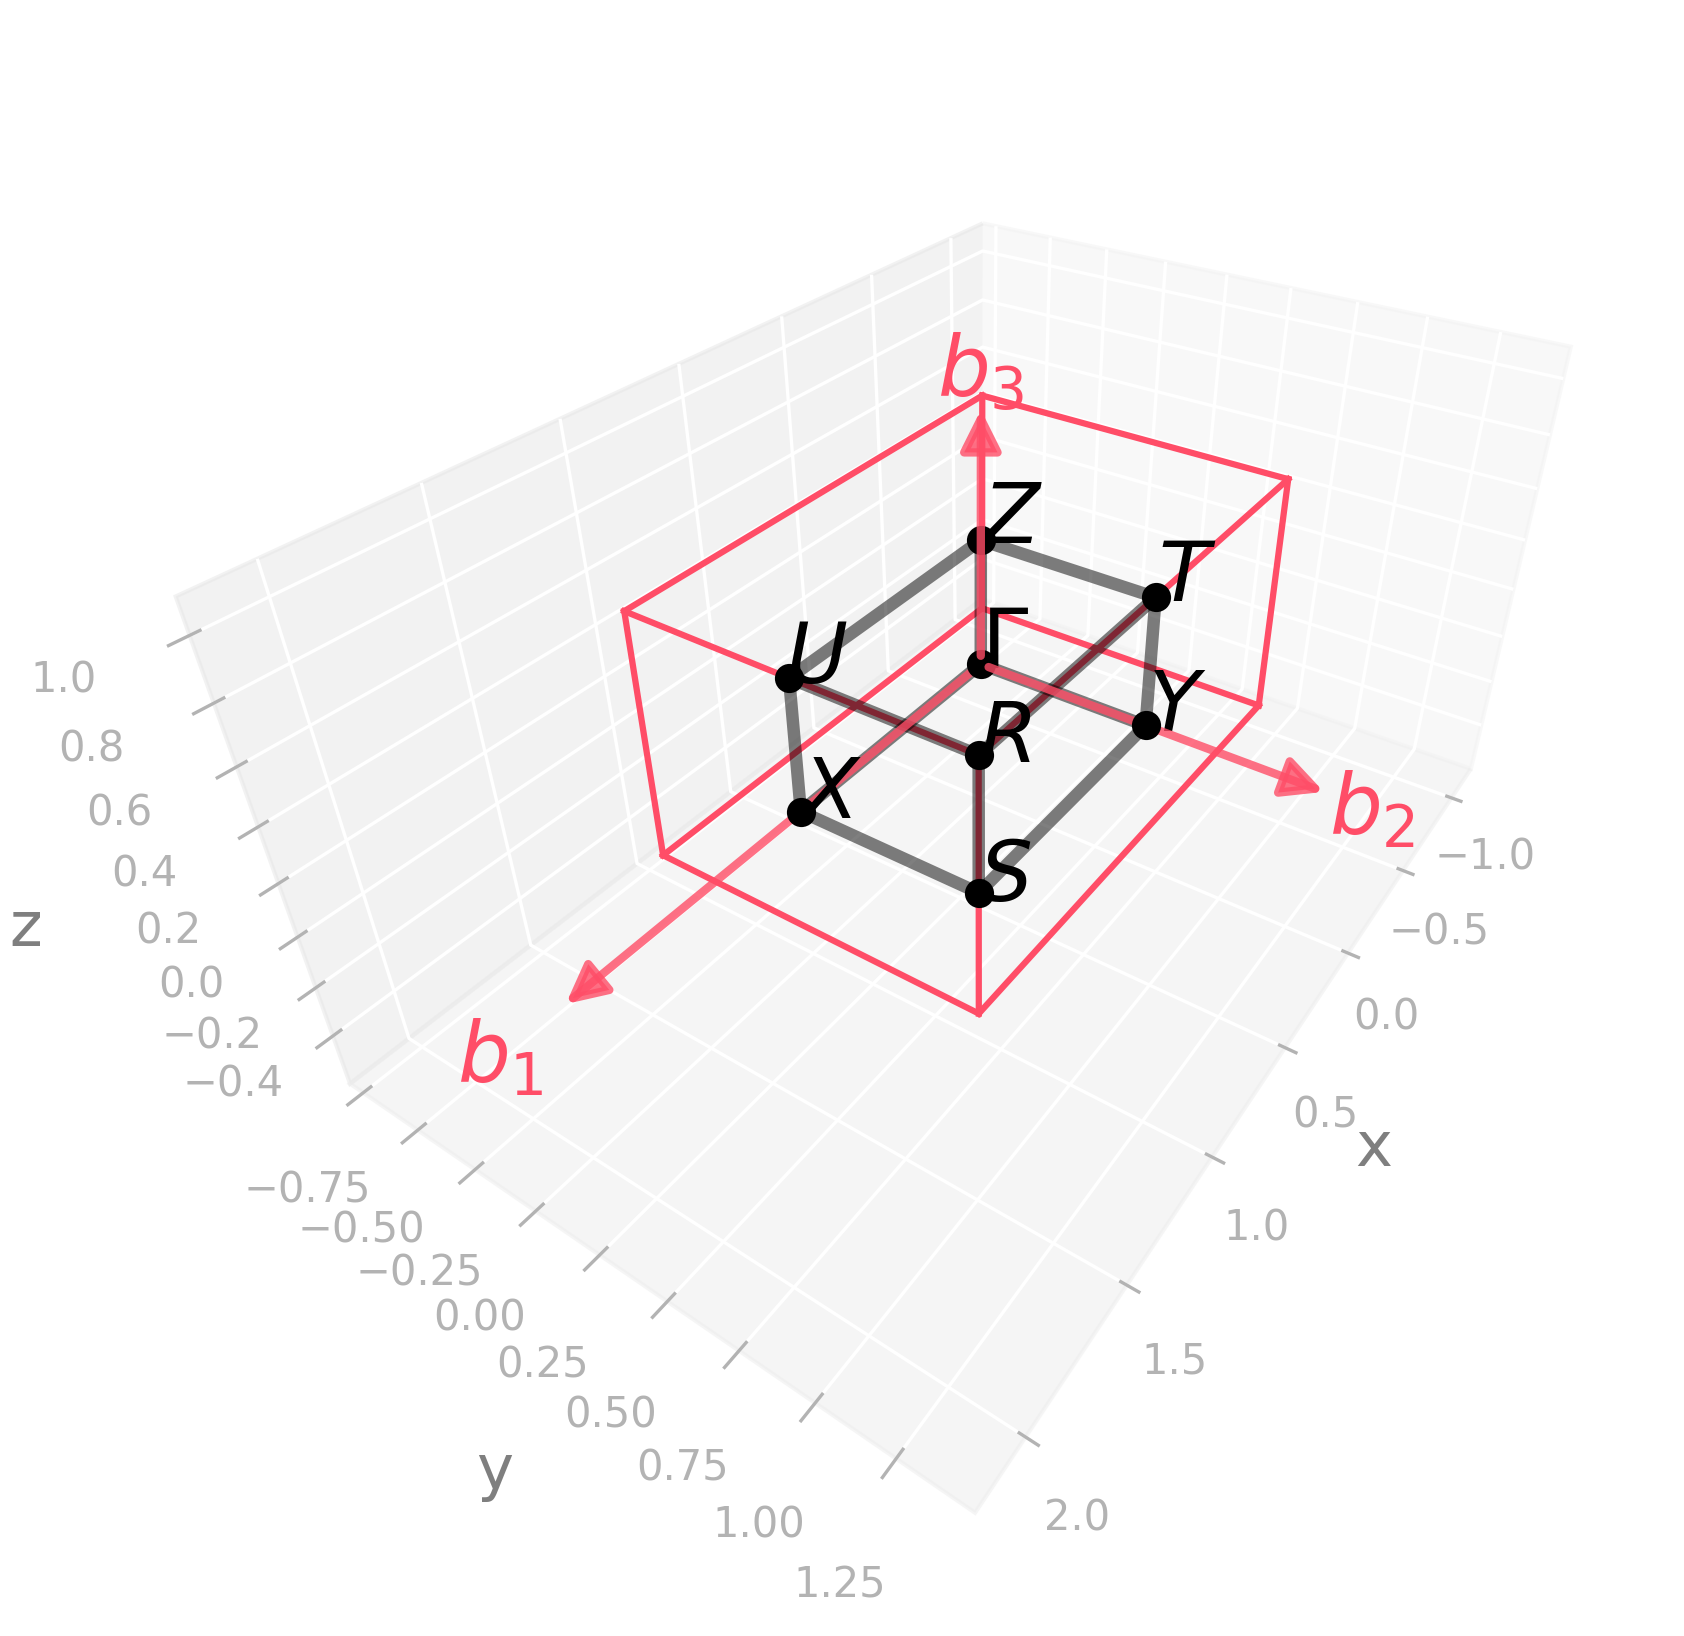

Recreate this plot in Python.
import radtools as rad

l = rad.lattice_example("ORC")
l.plot("brillouin-kpath")
# Save an image:
l.savefig("orc_brillouin.png", elev=35, azim=34, dpi=300, bbox_inches="tight")
# Interactive plot:
l.show(elev=35, azim=34)
